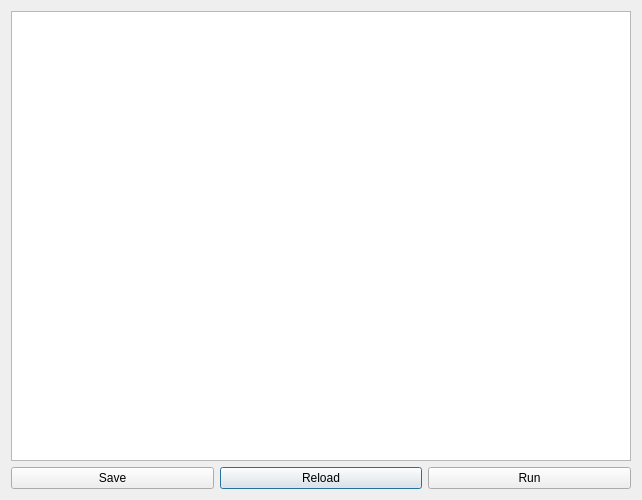
<?xml version="1.0" encoding="UTF-8"?>
<ui version="4.0">
 <class>Scripter</class>
 <widget class="QDialog" name="Scripter">
  <property name="geometry">
   <rect>
    <x>0</x>
    <y>0</y>
    <width>642</width>
    <height>500</height>
   </rect>
  </property>
  <property name="windowTitle">
   <string>Scripter</string>
  </property>
  <layout class="QGridLayout" name="gridLayout">
   <item row="1" column="1">
    <widget class="QPushButton" name="pushButton">
     <property name="text">
      <string>Reload</string>
     </property>
    </widget>
   </item>
   <item row="1" column="0">
    <widget class="QPushButton" name="pushButton_2">
     <property name="text">
      <string>Save</string>
     </property>
    </widget>
   </item>
   <item row="1" column="2">
    <widget class="QPushButton" name="pushButton_3">
     <property name="text">
      <string>Run</string>
     </property>
    </widget>
   </item>
   <item row="0" column="0" colspan="3">
    <widget class="QTextEdit" name="textEdit"/>
   </item>
  </layout>
 </widget>
 <resources/>
 <connections>
  <connection>
   <sender>pushButton</sender>
   <signal>clicked()</signal>
   <receiver>Scripter</receiver>
   <slot>onOpen()</slot>
   <hints>
    <hint type="sourcelabel">
     <x>356</x>
     <y>484</y>
    </hint>
    <hint type="destinationlabel">
     <x>100</x>
     <y>299</y>
    </hint>
   </hints>
  </connection>
  <connection>
   <sender>pushButton_2</sender>
   <signal>clicked()</signal>
   <receiver>Scripter</receiver>
   <slot>onSave()</slot>
   <hints>
    <hint type="sourcelabel">
     <x>106</x>
     <y>475</y>
    </hint>
    <hint type="destinationlabel">
     <x>82</x>
     <y>496</y>
    </hint>
   </hints>
  </connection>
  <connection>
   <sender>pushButton_3</sender>
   <signal>clicked()</signal>
   <receiver>Scripter</receiver>
   <slot>onRun()</slot>
   <hints>
    <hint type="sourcelabel">
     <x>510</x>
     <y>476</y>
    </hint>
    <hint type="destinationlabel">
     <x>485</x>
     <y>499</y>
    </hint>
   </hints>
  </connection>
 </connections>
 <slots>
  <slot>onOpen()</slot>
  <slot>onSave()</slot>
  <slot>onRun()</slot>
 </slots>
</ui>
